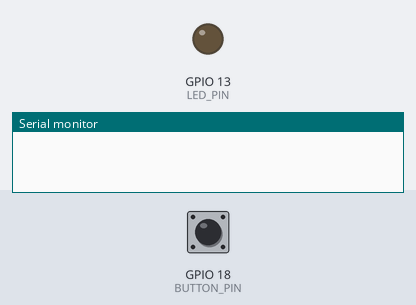
The program below on a simulated ESP32. Shown: output pins drawn as LEDs (lit = HIGH), the last lines printed to the serial monitor. Inputs (shaded band) come from the test bench; at power-on: GPIO 18 (BUTTON_PIN) HIGH.

Above: at 1.2 s.
1.3 s: GPIO 18 (BUTTON_PIN) pulled LOW for 0.15 s
At 1.37 s:
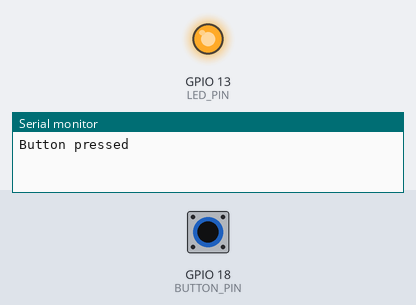
2.9 s: GPIO 18 (BUTTON_PIN) pulled LOW for 3.2 s
At 7.0 s:
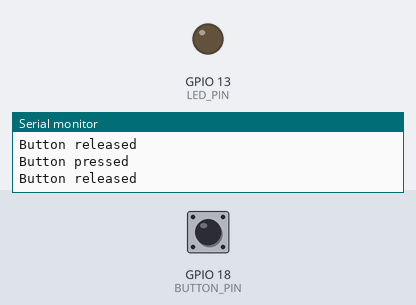
Timing chart, 0 to 8.5 s (numbered marks = the images above; inputs shaded):
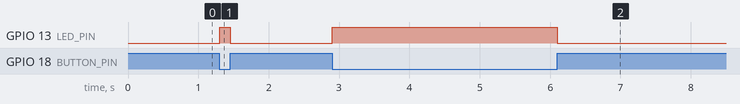

The program:

main.cpp
```cpp
// Station: Button and LED

#include <Arduino.h>

const uint8_t LED_PIN = 13;
const uint8_t BUTTON_PIN = 18;

bool lastButtonPressed = false;

void setup() {
  Serial.begin(115200);

  // The internal pull-up keeps the input HIGH until the button connects it to GND.
  pinMode(BUTTON_PIN, INPUT_PULLUP);
  pinMode(LED_PIN, OUTPUT);
}

void loop() {
  // With INPUT_PULLUP, a pressed button reads LOW.
  const bool buttonPressed = digitalRead(BUTTON_PIN) == LOW;
  digitalWrite(LED_PIN, buttonPressed ? HIGH : LOW);

  // Report only state changes instead of flooding the serial monitor.
  if (buttonPressed != lastButtonPressed) {
    Serial.println(buttonPressed ? "Button pressed" : "Button released");
    lastButtonPressed = buttonPressed;
  }
}
```

Measured:
- after the input at 1.3 s, GPIO 13 (LED_PIN): LOW → HIGH at once, → LOW 0.15 s later
- after the input at 2.9 s, GPIO 13 (LED_PIN): LOW → HIGH at once, → LOW 3.2 s later
